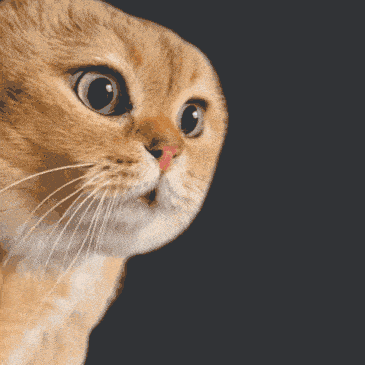
#> input picture resources/eyes/AD/0 - Cats/left.gif, 365 x 365 px
$ python -i Eyes.py   (imports and definitions only)
#> lines starting #> are read from the running program, lines starting #| are printed output that depends on the picture
#> further down, picture is the input picture: PIL image 365x365 P; mean R, G, B 112.6, 96.9, 83.4
#!/usr/bin/python
# -*- coding: UTF-8 -*-
#import chardet
import os
import sys
import threading
import time
import logging
import spidev as SPI
import numpy as np
sys.path.append(".")
from lib import LCD_1inch28_dual
from PIL import Image,ImageDraw,ImageFont

from Util import EyesData, Profiler

# Raspberry Pi pin configuration:
# [1 line not run here, left out]

def _frame_to_np(image: Image.Image, rotate=0) -> list:
#> called with rotate = 0
    if image.size != (240, 240):
        image = image.resize((240, 240), resample=Image.Resampling.BICUBIC)
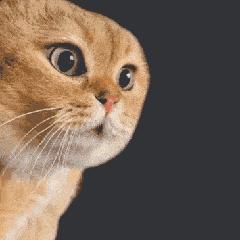
#> image: PIL image 240x240 P; mean R, G, B 112.7, 96.9, 83.4
    if rotate != 0:
        image = image.rotate(rotate)
    img = np.asarray(image)
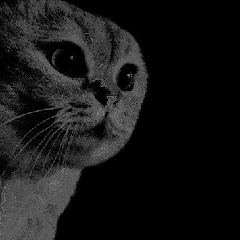
#> img: shape (240, 240); min 0, max 123, mean 23
    # logging.debug('img.shape=%s, dtype=%s', img.shape, img.dtype)
    pix = np.zeros((image.size[0],image.size[1],2), dtype = np.uint8)
    pix[...,[0]] = np.add(np.bitwise_and(img[...,[0]],0xF8),np.right_shift(img[...,[1]],5))
    pix[...,[1]] = np.add(np.bitwise_and(np.left_shift(img[...,[1]],3),0xE0),np.right_shift(img[...,[2]],3))
    # logging.debug('Pix.shape=%s', pix.shape)
    data = pix.flatten().tolist()
    result = []
    for i in range(0,len(data),4096):
        result.append(data[i:i+4096])
        # logging.debug('i = %d, len=%d', i, len(data[i:i+4096]))
    # logging.debug('first block: %s', result[0][1019])
    return result

class AsyncInterface:
    # [69 lines left out: functions __init__, display_loop, start, finish, not called in this run]

class SyncInterface:
    # [64 lines left out: functions __init__, get_next_frame, display_loop, not called in this run]

    def start(self):
        self.thread = threading.Thread(target=self.display_loop)
        self.thread.start()

    # [4 lines left out: function finish, not called in this run]

class Eyes:
    # [9 lines left out: function __init__, not called in this run]

    def load_eyes_data(self, eyes_data: dict[str, EyesData]):
        self.eyes_data = eyes_data
        self.key = sorted(list(eyes_data.keys()))[0]

    # [41 lines left out: functions init_disp, display_dbg, change_eyes, _cleanup, not called in this run]

    def keep_yourself_safe(self):
        self._cleanup()

# [21 lines not run here, left out]

>>> from PIL import Image
>>> picture = Image.open('resources/eyes/AD/0 - Cats/left.gif')
>>> result = _frame_to_np(picture)
#> result = 29 items
